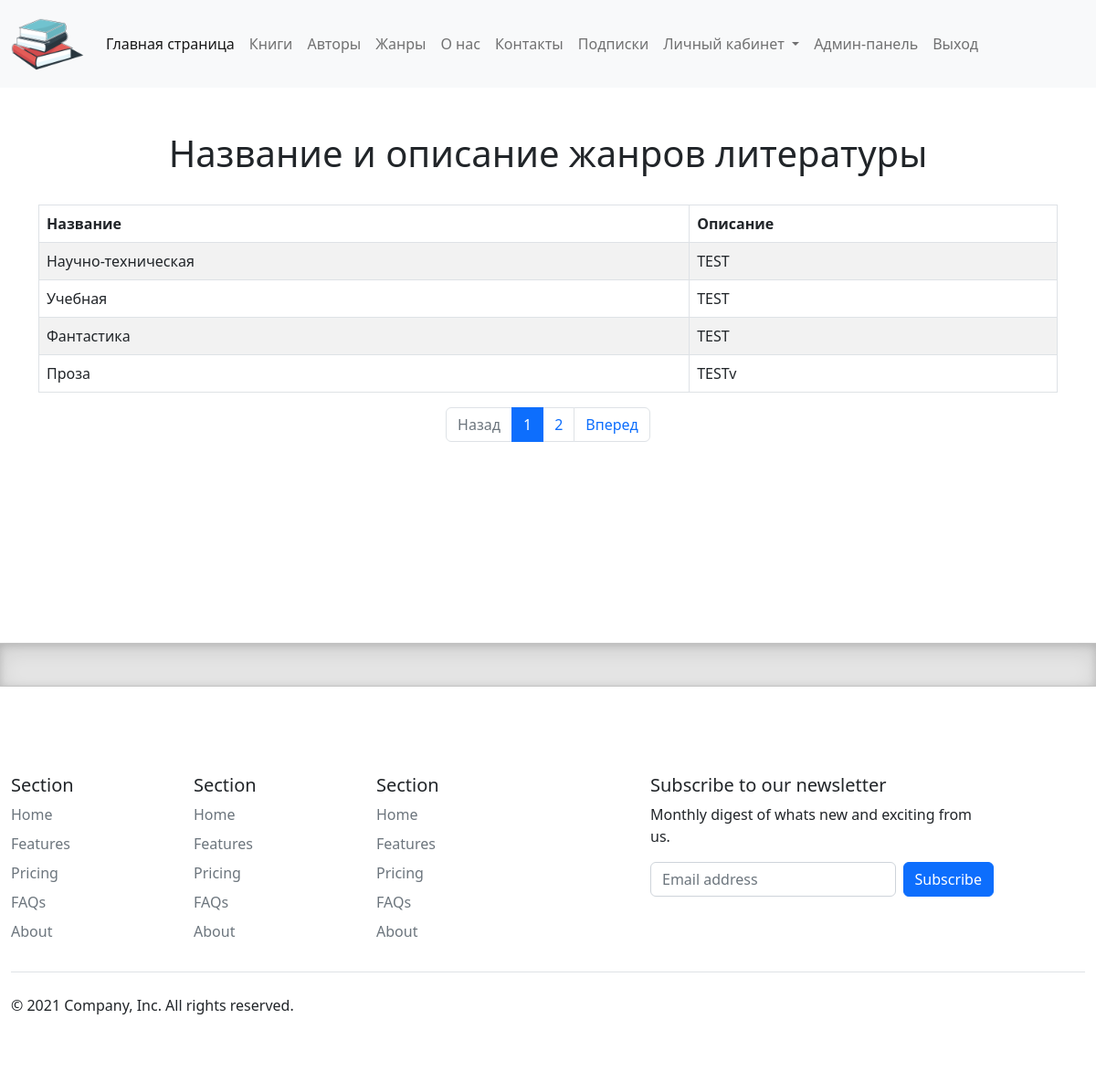
The page /genre/ (signed in) on the database as committed earlier.
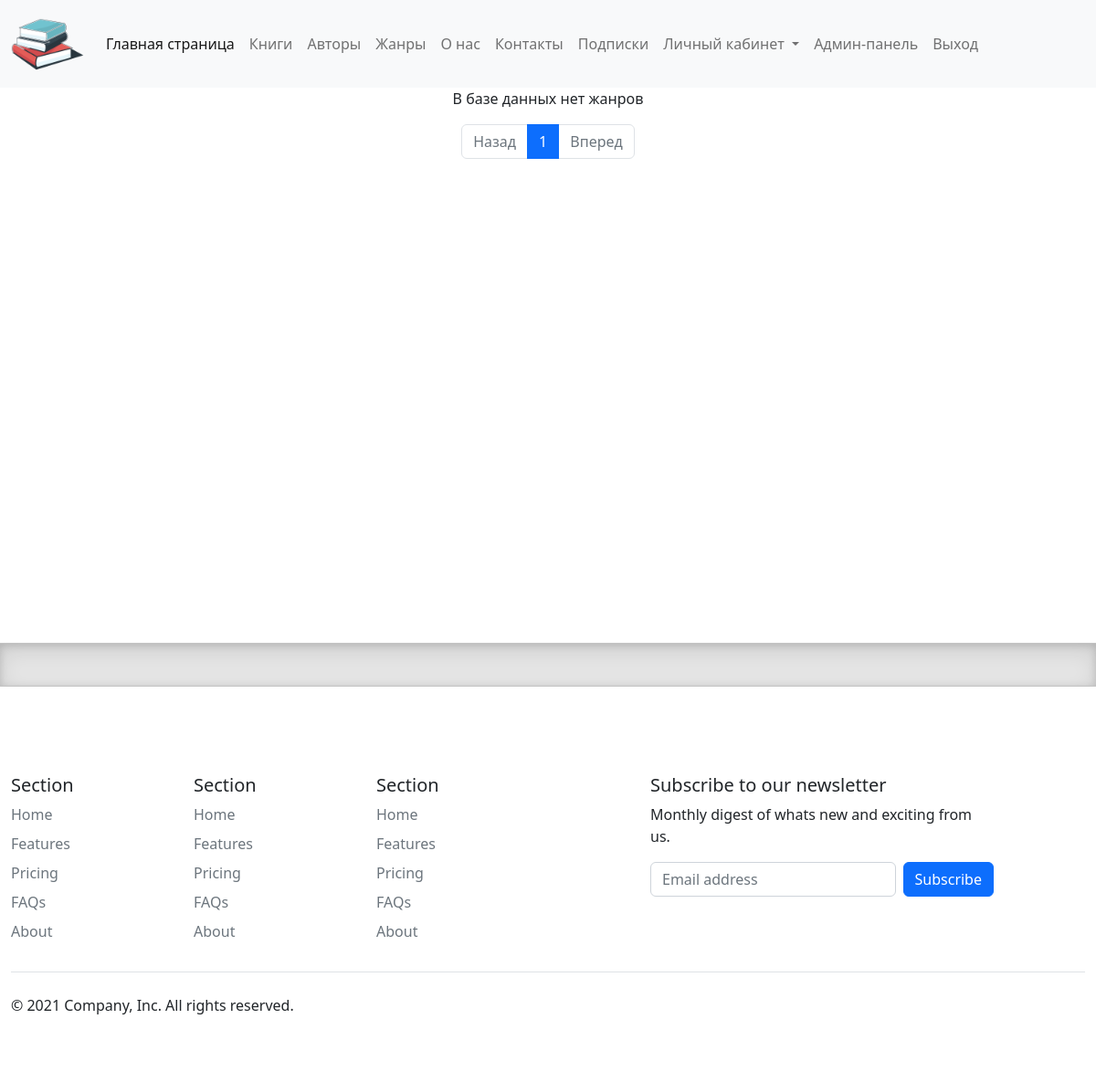
The same page on the database as committed later.
### catalog/models.py (models this page shows, shortened)
class Genre(models.Model):
    name = models.CharField(max_length=200, help_text="Введите жанр книги", verbose_name="Жанр книги")
    about = models.TextField(help_text="Введите сведения о жанре", verbose_name="Сведения о жанре", null=True)

### catalog/views.py (the view)
# urls.py: path('genre/', views.GenreListView.as_view(), name='genre'),
class GenreListView(LoginRequiredMixin, ListView):
    raise_exception = True
    model = Genre
    context_object_name = 'genre'
    template_name = 'catalog/genre.html'
    paginate_by = 4
    ordering = ['-id']

### templates/catalog/genre.html
{% extends "catalog/base.html" %}
{% block content %}
    {% if genre %}
        <table class="table table-striped table-bordered text-start">
            <br>
            <br>
            <h1>Название и описание жанров литературы</h1>
            <br>
            <thead>
            <tr>
                <th>Название</th>
                <th>Описание</th>
            </tr>
            </thead>
            <tbody>
            {% for genre in genre %}
                <tr>
                    <td>{{ genre.name }}</td>
                    <td>{{ genre.about }}</td>
                </tr>
            {% endfor %}
            </tbody>
        </table>
    {% else %}
        <p>В базе данных нет жанров</p>
    {% endif %}
    <div class="col-12">
        {% include "modules/pagination.html" %}
    </div>
{% endblock content %}

Rows that differ between the two databases and show on the page:
removed Genre: name "Научно-техническая", about "TEST"
removed Genre: name "Учебная", about "TEST"
removed Genre: name "Фантастика", about "TEST"
removed Genre: name "Проза", about "TESTv"
Other text that changed with them:
text no longer shown: "Название и описание жанров литературы Название Описание"
text now shown: "В базе данных нет жанров"
list line gone: "2"
